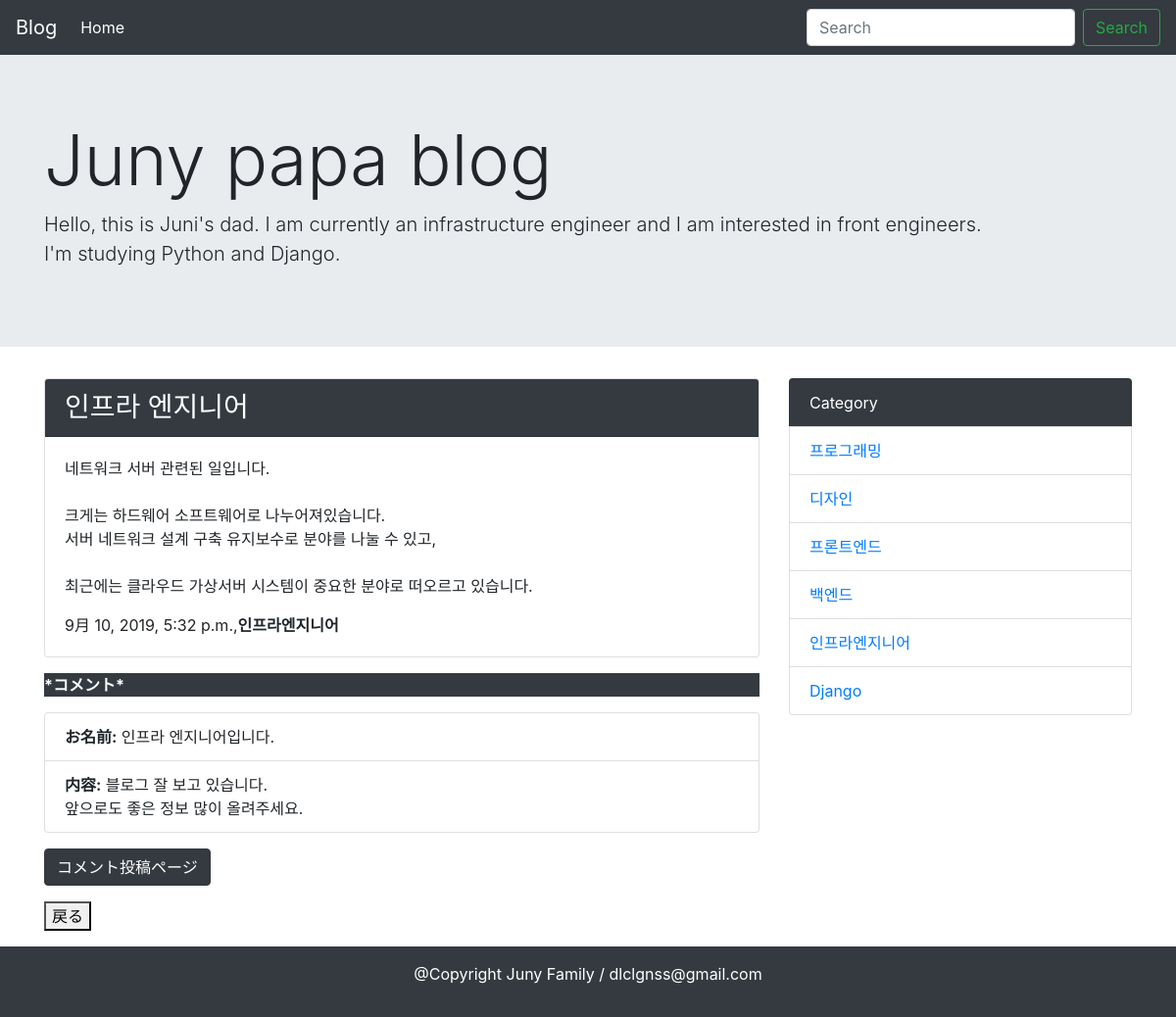
/detail/6/, run on the app's committed database.
### blog/models.py (models this page shows, shortened)
class Post(models.Model):
    title = models.CharField('タイトル', max_length = 250)
    text = models.TextField('本文')
    created_at = models.DateTimeField('作成日', default = timezone.now)
    category = models.ForeignKey(
        Category, verbose_name = 'カテゴリ', on_delete = models.PROTECT
    )

class Category(models.Model):
    name = models.CharField('カテゴリ', max_length = 100)
    created_at = models.DateTimeField('作成日', default=timezone.now )
    def __str__(self):
        return self.name

class Comment(models.Model):
    name = models.CharField('お名前',max_length = 50, default='이름을 적어주세요')
    text = models.TextField('コメント内容')
    post = models.ForeignKey(
        Post, verbose_name = '紐づく記事',on_delete = models.PROTECT
    )
    created_at = models.DateTimeField('作成日', default = timezone.now)

### blog/views.py (the view)
# urls.py: path('detail/<int:pk>/', views.DetailView.as_view(), name='detail'),
class DetailView(generic.DetailView):
    model = Post

### blog/category_common.py (called while the page is built)
def common(request):
    context = {
        'category_list' : Category.objects.all(),
    }
    return context

### blog/templates/blog/post_detail.html (shortened to what this page needs)
{% extends 'blog/base.html' %}
{% block content %}
 <div class="card mb-3">
  <h3 class="card-header bg-dark text-white"> {{post.title}} </h3>
    <div class="card-body">
    <p>{{post.text | linebreaksbr | urlize }}</p>
    <p class="card-text">
      {{ post.created_at}},<b>{{post.category}}</b>
    </p>
  </div>
</div>
<p class='bg-dark text-white'><b>*コメント*</b></p>
{% for comment in post.comment_set.all %}
<ul class="list-group mb-3">
  <li class="list-group-item"> <b>お名前:</b> {{comment.name}}</li>
  <li class="list-group-item"> <b>内容:</b> {{comment.text | urlize| linebreaksbr}}</li>
</ul>
{% endfor %}
<a class="mb-3 btn btn-dark" href=" {% url 'blog:comment' post.pk %} ">コメント投稿ページ</a>
<form action = {% url 'blog:index' %}>
<button class="mb-3">戻る</button>
{% endblock %}

### blog/templates/blog/base.html (shortened to what this page needs)
<!doctype html>
<html lang="ja">
  <head>
    <link rel="stylesheet" href="https://maxcdn.bootstrapcdn.com/bootstrap/4.0.0-beta.2/css/bootstrap.min.css">
  </head>
  <body>
    <nav class="navbar navbar-expand-lg navbar-dark bg-dark">
  <a class="navbar-brand" href="#">Blog</a>
  <div class="collapse navbar-collapse" id="navbarSupportedContent">
    <ul class="navbar-nav mr-auto">
      <li class="nav-item active">
        <a class="nav-link" href=" {% url 'blog:index' %}">Home</a>
      </li>
    </ul>
    <form class="form-inline my-2 my-lg-0" method="GET" action=" {% url 'blog:index' %} ">
      <input class="form-control mr-sm-2" type="text" placeholder="Search" aria-label="Search" name="keyword">
      <button class="btn btn-outline-success my-2 my-sm-0" type="submit">Search</button>
    </form>
  </div>
</nav>
  <div class="jumbotron jumbotron-fluid">
  <div class="container">
    <h1 class="display-3">Juny papa blog</h1>
    <p class="lead">Hello, this is Juni's dad.
      I am currently an infrastructure engineer and I am interested in front engineers.<br>
      I'm studying Python and Django.</p>
  </div>
</div>
    <div class="container">
      <div class="row">
        <div class="col-md-8">
          {% block content %}{% endblock content %}
        </div>
        <div class="col-md-4 mb-3">
          <ul class="list-group">
            <li class="list-group-item bg-dark text-white ">Category</li>
            {% for category in category_list %}
            <li class="list-group-item"> <a href=" {% url 'blog:category' category.pk %} "> {{category}} </a></li>
            {% endfor %}
          </ul>
        </div>
      </div>
    </div>
    <footer class='bg-dark text-white text-center py-3'>
      <p>@Copyright Juny Family / dlclgnss@gmail.com </p>
    </footer>
  </body>
</html>

### data on the page
Post: title "인프라 엔지니어", text "네트워크 서버 관련된 일입니다. 크게는 하드웨어 소프트웨어로 나누어져있습니다. 서버 네트워크 설계 구축 유지보수로 분야를 나눌 수 있고, 최근에는 클라우드 가상서버 시스템이 중요한 분야로 떠오르고 있습니다.", created_at "9月 10, 2019, 5:32 p.m.", category "인프라엔지니어"
Comment: name "인프라 엔지니어입니다.", text "블로그 잘 보고 있습니다. 앞으로도 좋은 정보 많이 올려주세요."
Category: name "프로그래밍"
Category: name "디자인"
Category: name "프론트엔드"
Category: name "백엔드"
Category: name "인프라엔지니어"
Category: name "Django"
